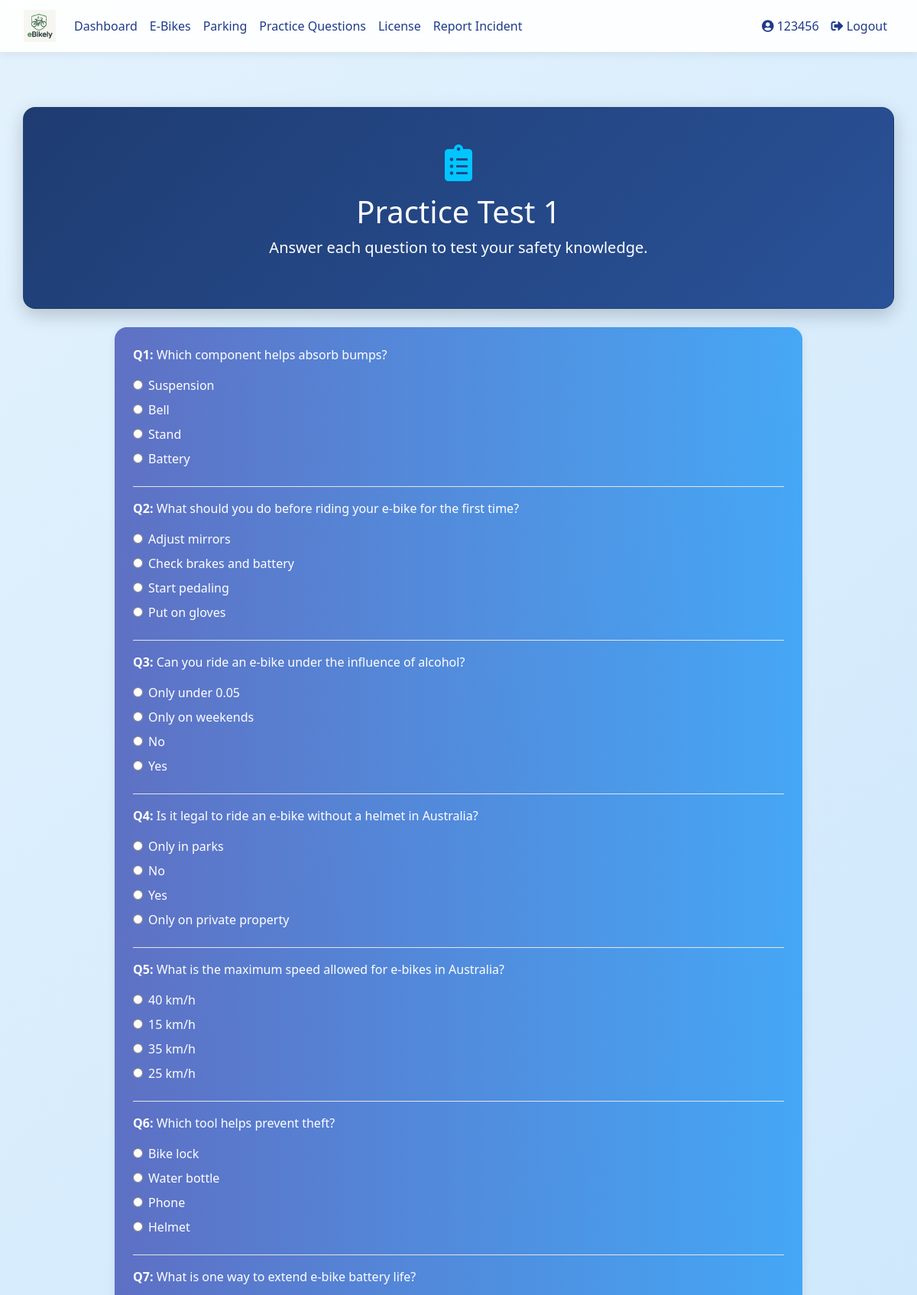
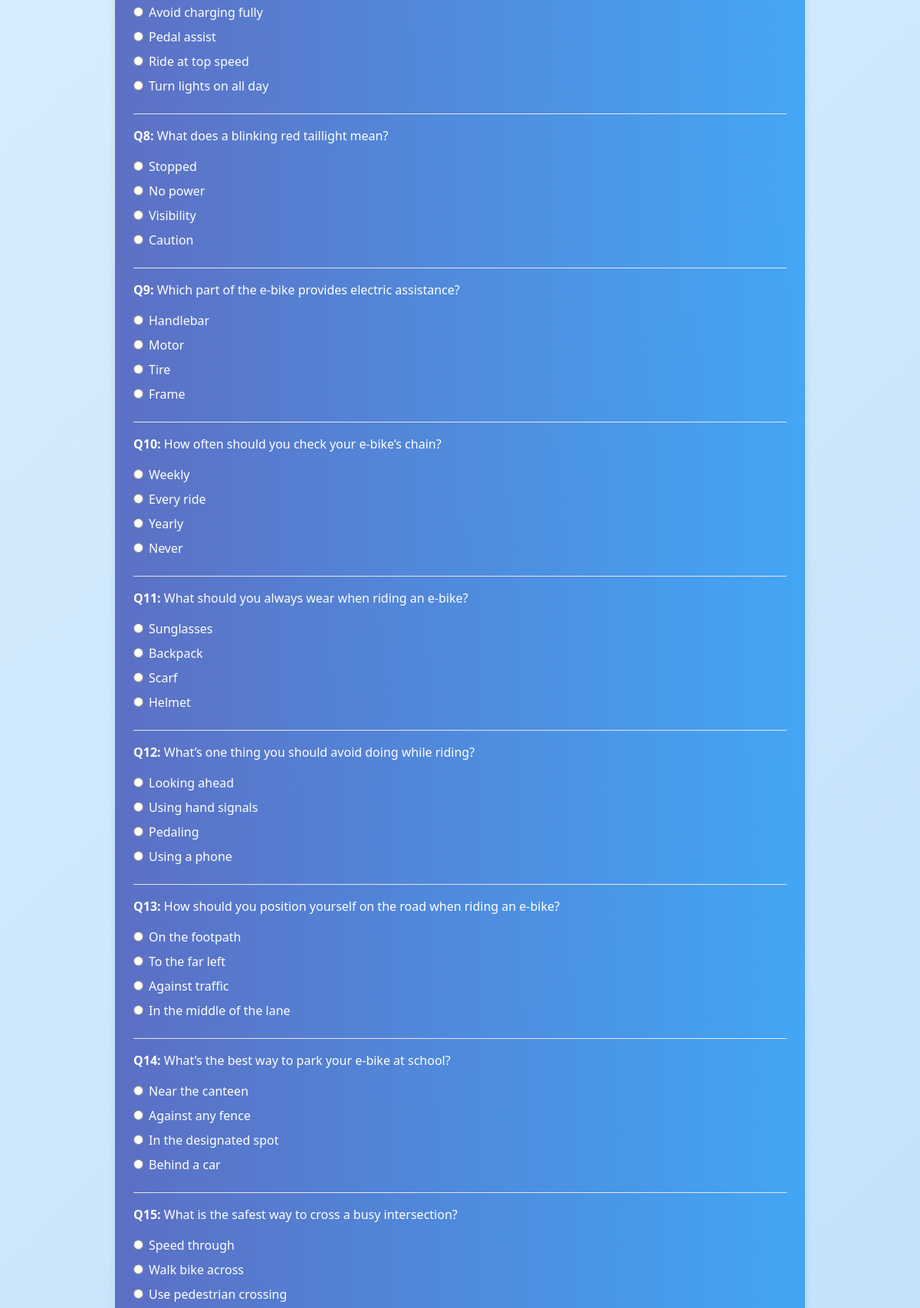
The page /practice/1 (signed in, upper part) on the database its author committed (2 pictures, top to bottom).
### database_setup.py (models this page shows)
class User(Base, UserMixin):
    __tablename__ = 'users'
    id = Column(Integer, primary_key=True)
    username = Column(String(150), unique=True, nullable=False)
    email = Column(String(150), nullable=True)
    password = Column(String(150), nullable=False)
    ebikes = relationship('EBike', back_populates='owner', cascade="all, delete-orphan")
    practice_tests = relationship('PracticeTest', back_populates='user', cascade="all, delete-orphan")
    real_tests = relationship('RealTest', back_populates='user', cascade="all, delete-orphan")
    practice_attempts = relationship("PracticeAttempt", back_populates="user", cascade="all, delete-orphan")
    parking_spot = relationship("ParkingSpot", back_populates="reserved_user", uselist=False)
    reservations = relationship("ParkingReservation", back_populates="user")
    incident_reports = relationship('IncidentReport', foreign_keys='IncidentReport.reported_user_id', back_populates='reported_user')
    has_license = Column(Boolean, default=False)
    role = Column(String(10))  # 'student' or 'teacher'
    department = Column(String(150))  # for teachers
    year = Column(Integer)  # for students
    house = Column(String(50))  # for students

class PracticeTest(Base):
    __tablename__ = 'practice_tests'
    id = Column(Integer, primary_key=True)
    name = Column(String(100), nullable=False)
    user_id = Column(Integer, ForeignKey('users.id'))  # <-- This line fixes the problem
    user = relationship('User', back_populates='practice_tests')  # <-- Define this side of the relationship
    questions = relationship('PracticeQuestion', back_populates='test', cascade="all, delete-orphan")

class PracticeQuestion(Base):
    __tablename__ = 'practice_questions'
    id = Column(Integer, primary_key=True)
    test_id = Column(Integer, ForeignKey('practice_tests.id'), nullable=False)
    question = Column(Text, nullable=False)
    options = Column(Text, nullable=False)  # Store options as a comma-separated string
    correct_answer = Column(String(100), nullable=False)
    test = relationship('PracticeTest', back_populates='questions')

### app.py (the view, shortened to what this page needs)
@app.route('/practice/<int:test_id>', methods=['GET', 'POST'])
@login_required
def practice_quiz(test_id):
    session = SessionLocal()
    test = session.query(PracticeTest).filter_by(id=test_id).first()
    if not test:
        flash("Quiz not found.", "danger")
        session.close()
        return redirect(url_for('practice_selection'))
    all_questions = test.questions
    questions = random.sample(all_questions, min(20, len(all_questions)))
    for q in questions:
        q.parsed_options = [opt.strip() for opt in q.options.split(",")]
    session.close()
    return render_template('practice_quiz.html', test=test, questions=questions)

### app.py (called while the page is built)
@login_manager.user_loader
def load_user(user_id):
    session = SessionLocal()
    user = session.query(User).get(int(user_id))
    session.close()
    return user

### templates/practice_quiz.html (shortened to what this page needs)
{% extends "base.html" %}
{% block content %}
<div class="container dashboard-container fade-in py-5">
  <div class="hero-section card text-white text-center mb-4 p-5">
    <i class="fas fa-clipboard-list dashboard-icon mb-3"></i>
    <h1 class="display-5">{{ test.name }}</h1>
    <p class="lead">Answer each question to test your safety knowledge.</p>
  </div>
  <div class="feature-card card text-white p-4 slide-up-delay" style="max-width: 900px; margin: 0 auto;">
    <form method="POST" action="">
      {% for question in questions %}
        <div class="mb-4">
          <p><strong>Q{{ loop.index }}:</strong> {{ question.question }}</p>
          {% for opt in question.parsed_options %}
            <div class="form-check mb-2">
              <input class="form-check-input" type="radio" name="{{ question.id }}" id="{{ question.id }}{{ loop.index }}" value="{{ opt }}">
              <label class="form-check-label" for="{{ question.id }}{{ loop.index }}">
                {{ opt }}
              </label>
            </div>
          {% endfor %}
        </div>
        {% if not loop.last %}
        <hr class="bg-white">
        {% endif %}
      {% endfor %}
    </form>
  </div>
</div>
<link rel="stylesheet" href="https://cdnjs.cloudflare.com/ajax/libs/font-awesome/5.15.4/css/all.min.css">
{% endblock %}

### templates/base.html (shortened to what this page needs)
<!DOCTYPE html>
<html lang="en">
<head>
  <link rel="stylesheet" href="https://stackpath.bootstrapcdn.com/bootstrap/4.5.2/css/bootstrap.min.css">
  <link rel="stylesheet" href="{{ url_for('static', filename='styles.css') }}">
  <link href="https://cdnjs.cloudflare.com/ajax/libs/font-awesome/5.15.4/css/all.min.css" rel="stylesheet">
</head>
<body>
  <nav class="navbar navbar-expand-lg navbar-light">
    <div class="container-fluid">
      <a class="navbar-brand" href="{{ url_for('dashboard') }}">
        <img src="{{ url_for('static', filename='images/logo.png') }}" alt="E-Bike Manager Logo">
      </a>
      <div class="collapse navbar-collapse justify-content-between" id="navbarNav">
        <ul class="navbar-nav">
          {% if current_user.is_authenticated %}
            <li class="nav-item"><a class="nav-link {% if request.endpoint == 'dashboard' %}active{% endif %}" href="{{ url_for('dashboard') }}">Dashboard</a></li>
            <li class="nav-item"><a class="nav-link {% if request.endpoint == 'ebike_management' %}active{% endif %}" href="{{ url_for('ebike_management') }}">E-Bikes</a></li>
            <li class="nav-item"><a class="nav-link {% if request.endpoint == 'parking_spots' %}active{% endif %}" href="{{ url_for('parking_spots') }}">Parking</a></li>
            <li class="nav-item"><a class="nav-link {% if request.endpoint == 'practice_selection' %}active{% endif %}" href="{{ url_for('practice_selection') }}">Practice Questions</a></li>
            <li class="nav-item"><a class="nav-link" href="{{ url_for('license_page') }}">License</a></li>
            {% if current_user.role == 'student' %}
              <li class="nav-item"><a class="nav-link {% if request.endpoint == 'report_incident' %}active{% endif %}" href="{{ url_for('report_incident') }}">Report Incident</a></li>
            {% elif current_user.role == 'teacher' %}
              <li class="nav-item"><a class="nav-link {% if request.endpoint == 'admin_incidents' %}active{% endif %}" href="{{ url_for('admin_incidents') }}">Manage Incidents</a></li>
            {% endif %}
          {% endif %}
        </ul>
        <ul class="navbar-nav">
          {% if current_user.is_authenticated %}
            <li class="nav-item"><a class="nav-link {% if request.endpoint == 'user_profile' %}active{% endif %}" href="{{ url_for('user_profile') }}"><i class="fas fa-user-circle"></i> {{ current_user.username }}</a></li>
            <li class="nav-item"><a class="nav-link" href="{{ url_for('logout') }}"><i class="fas fa-sign-out-alt"></i> Logout</a></li>
          {% else %}
            <li class="nav-item"><a class="nav-link" href="{{ url_for('login') }}"><i class="fas fa-sign-in-alt"></i> Login</a></li>
            <li class="nav-item"><a class="nav-link" href="{{ url_for('register') }}"><i class="fas fa-user-plus"></i> Register</a></li>
          {% endif %}
        </ul>
      </div>
    </div>
  </nav>
  <div class="container my-4">
    {% block content %}{% endblock %}
  </div>
</body>
</html>

### static/styles.css (style rules this page uses)
.card { border-radius: 10px; box-shadow: 0 4px 6px rgba(0, 0, 0, 0.1); transition: transform 0.2s; }
.text-white { color: white; }
.hero-section { background: linear-gradient(135deg, #f8f9fa 0%, #e9ecef 100%); padding: 100px 0; }
.feature-card { background: white; border-radius: 10px; box-shadow: 0 4px 6px rgba(0, 0, 0, 0.1); transition: transform 0.3s ease; }

### templates/base.html (style rules this page uses)
body { min-height: 100vh; margin: 0; font-family: 'Segoe UI', sans-serif; background: linear-gradient(135deg, #e3f2fd 0%, #bbdefb 100%); color: #212529; }
.navbar { background-color: #ffffffee; backdrop-filter: blur(6px); box-shadow: 0 4px 10px rgba(0, 0, 0, 0.06); }
.navbar-brand img { height: 42px; }
.nav-link { color: #1e3a8a !important; font-weight: 500; transition: background 0.3s ease; border-radius: 0.5rem; padding: 0.5rem 0.8rem; }
.container, .container-fluid { max-width: 1200px; }
.card, .auth-card { background: #ffffff; border-radius: 1rem; box-shadow: 0 4px 12px rgba(0, 0, 0, 0.08); transition: transform 0.2s ease; }

### templates/practice_quiz.html (style rules this page uses)
.dashboard-container { padding-top: 3rem; padding-bottom: 3rem; }
.hero-section { background: linear-gradient(135deg, #1e3c72 0%, #2a5298 100%); border-radius: 1rem; box-shadow: 0 8px 24px rgba(0, 0, 0, 0.2); }
.feature-card { background: linear-gradient(to right, #3f51b5cc, #2196f3cc); border: none; border-radius: 1rem; backdrop-filter: blur(6px); transition: transform 0.3s ease; }
.dashboard-icon { font-size: 3rem; color: #00c6ff; }
.fade-in { animation: fadeIn 1s ease-in; }
.slide-up-delay { animation: slideUp 0.8s ease-out 0.3s backwards; }

### rows shown on the page
User: username "123456"
PracticeTest: name "Practice Test 1"
PracticeQuestion: question "Which component helps absorb bumps?", parsed_options "Suspension" "Bell" "Stand" "Battery"
PracticeQuestion: question "What should you do before riding your e-bike for the first time?", parsed_options "Adjust mirrors" "Check brakes and battery" "Start pedaling" "Put on gloves"
PracticeQuestion: question "Can you ride an e-bike under the influence of alcohol?", parsed_options "Only under 0.05" "Only on weekends" "No" "Yes"
PracticeQuestion: question "Is it legal to ride an e-bike without a helmet in Australia?", parsed_options "Only in parks" "No" "Yes" "Only on private property"
PracticeQuestion: question "What is the maximum speed allowed for e-bikes in Australia?", parsed_options "40 km/h" "15 km/h" "35 km/h" "25 km/h"
PracticeQuestion: question "Which tool helps prevent theft?", parsed_options "Bike lock" "Water bottle" "Phone" "Helmet"
PracticeQuestion: question "What is one way to extend e-bike battery life?", parsed_options "Avoid charging fully" "Pedal assist" "Ride at top speed" "Turn lights on all day"
PracticeQuestion: question "What does a blinking red taillight mean?", parsed_options "Stopped" "No power" "Visibility" "Caution"
PracticeQuestion: question "Which part of the e-bike provides electric assistance?", parsed_options "Handlebar" "Motor" "Tire" "Frame"
PracticeQuestion: question "How often should you check your e-bike’s chain?", parsed_options "Weekly" "Every ride" "Yearly" "Never"
PracticeQuestion: question "What should you always wear when riding an e-bike?", parsed_options "Sunglasses" "Backpack" "Scarf" "Helmet"
PracticeQuestion: question "What’s one thing you should avoid doing while riding?", parsed_options "Looking ahead" "Using hand signals" "Pedaling" "Using a phone"
PracticeQuestion: question "How should you position yourself on the road when riding an e-bike?", parsed_options "On the footpath" "To the far left" "Against traffic" "In the middle of the lane"
PracticeQuestion: question "What’s the best way to park your e-bike at school?", parsed_options "Near the canteen" "Against any fence" "In the designated spot" "Behind a car"
PracticeQuestion: question "What is the safest way to cross a busy intersection?", parsed_options "Speed through" "Walk bike across" "Use pedestrian crossing"
